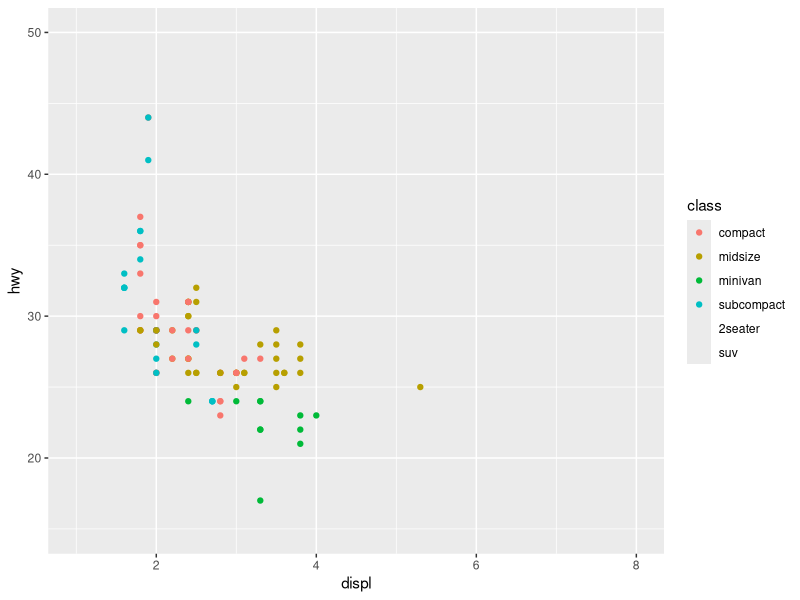
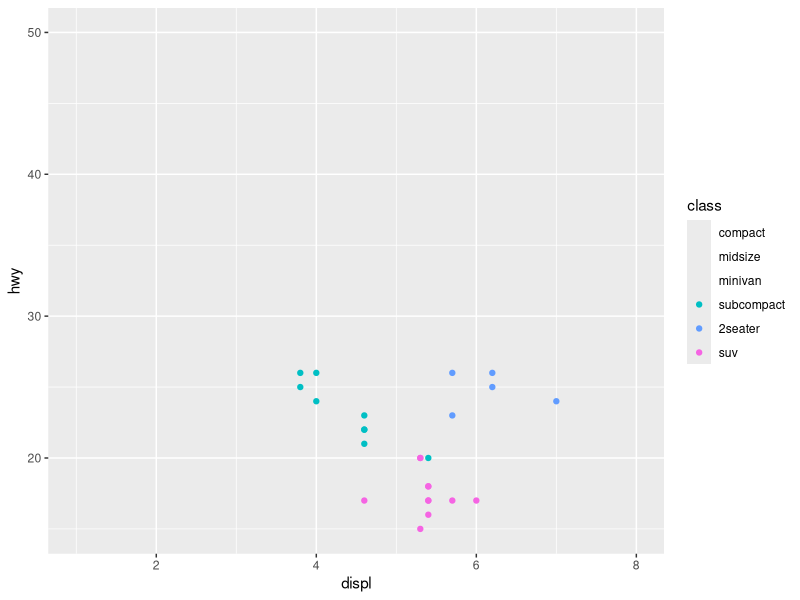
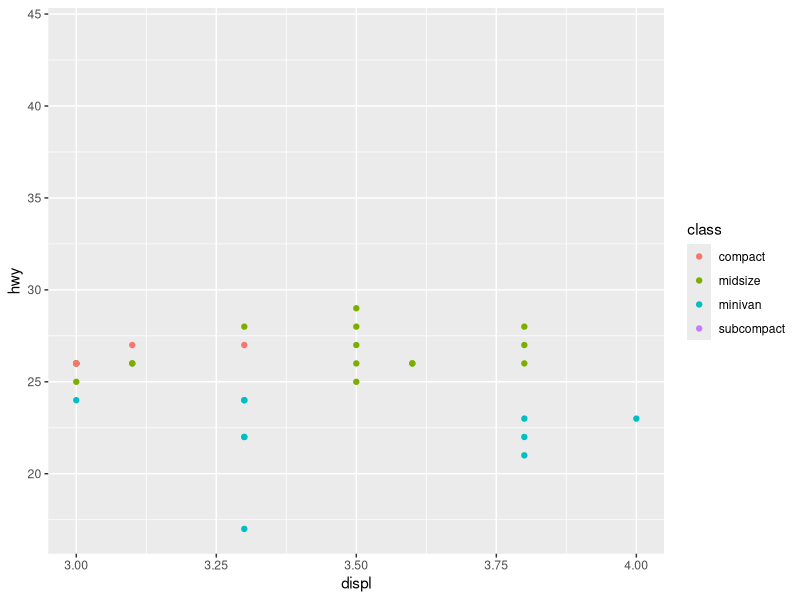
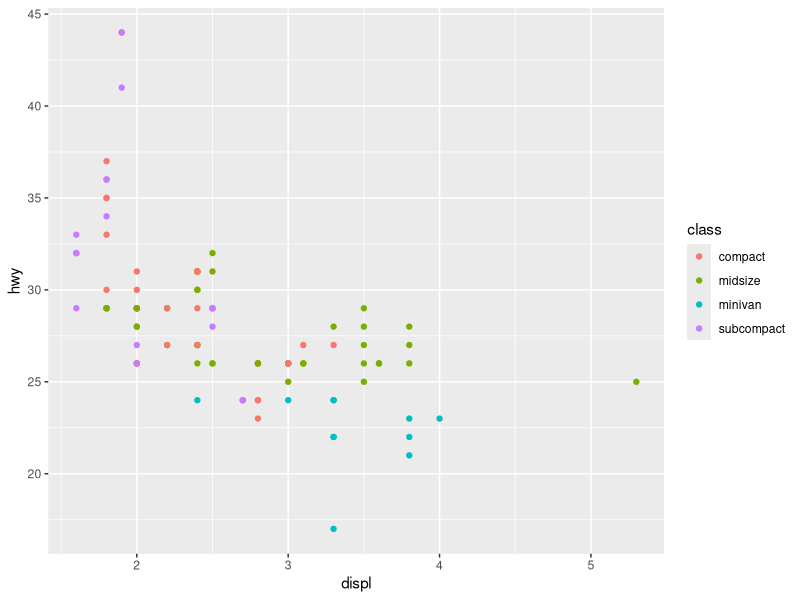
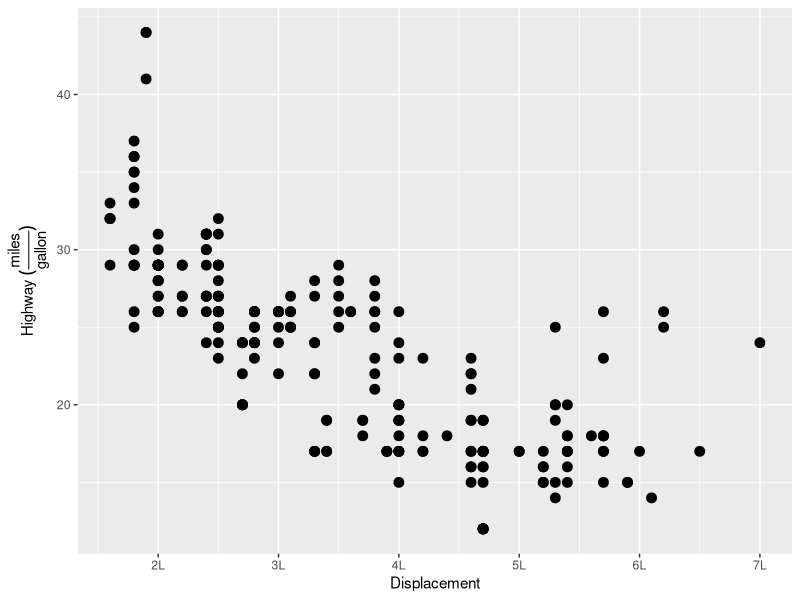

Here is the R script that generated these plots, in order:
## ---- chunk 1
library(tidyverse)
## ---- chunk 2
fwd <- subset(mpg, drv == "f")
rwd <- subset(mpg, drv == "r")

ggplot(fwd, aes(displ, hwy, colour = class)) +
  geom_point() +
  scale_color_discrete(limits = c("compact", "midsize", "minivan", "subcompact",
                                  "2seater", "suv")) +
  coord_cartesian(xlim = c(1, 8),
                  ylim = c(15, 50))

ggplot(rwd, aes(displ, hwy, colour = class)) + 
  geom_point() +
  scale_color_discrete(limits = c("compact", "midsize", "minivan", "subcompact",
                                  "2seater", "suv")) +
  coord_cartesian(xlim = c(1, 8),
                  ylim = c(15, 50))
## ---- chunk 3
ggplot(fwd, aes(displ, hwy, colour = class)) +
  geom_point() +
  xlim(2, 5) +
  xlim(3, 4)
## ---- chunk 4
ggplot(fwd, aes(displ, hwy, colour = class)) +
  geom_point() +
  scale_x_continuous(limits = c(NA, NA))
## ---- chunk 5
ggplot(mpg, aes(displ, hwy)) + 
  geom_point(size = 3) +  
  scale_x_continuous("Displacement", labels = scales::unit_format(suffix = "L")) + 
  scale_y_continuous(quote(paste("Highway ", (frac(miles, gallon))))) 
